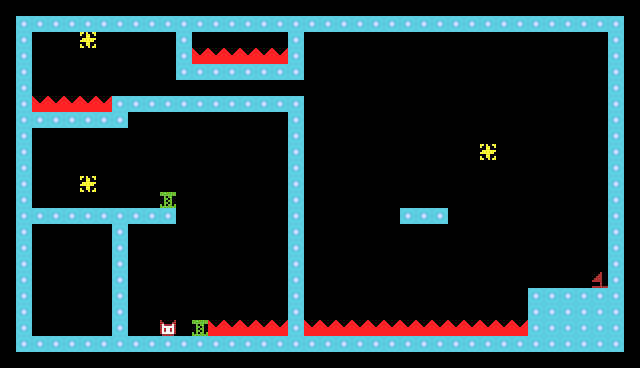

Tiled map render using the project's own tile images. Description and the whole map definition, tile-layer contents included, below:
An orthogonal 40x23 tile map with 16x16 px tiles, 1 tile layer (Tile Layer 2).

<map version="1.10" tiledversion="1.12.1" orientation="orthogonal" renderorder="right-down" width="40" height="23" tilewidth="16" tileheight="16" infinite="0" nextlayerid="3" nextobjectid="1">
 <editorsettings>
  <export target="map1.h" format="c_array" />
 </editorsettings>
 <tileset firstgid="1" source="tiles.tsx" />
 <layer id="2" name="Tile Layer 2" width="40" height="23">
  <data encoding="csv">
0,0,0,0,0,0,0,0,0,0,0,0,0,0,0,0,0,0,0,0,0,0,0,0,0,0,0,0,0,0,0,0,0,0,0,0,0,0,0,0,
0,2,2,2,2,2,2,2,2,2,2,2,2,2,2,2,2,2,2,2,2,2,2,2,2,2,2,2,2,2,2,2,2,2,2,2,2,2,2,0,
0,2,0,0,0,5,0,0,0,0,0,2,0,0,0,0,0,0,2,0,0,0,0,0,0,0,0,0,0,0,0,0,0,0,0,0,0,0,2,0,
0,2,0,0,0,0,0,0,0,0,0,2,1,1,1,1,1,1,2,0,0,0,0,0,0,0,0,0,0,0,0,0,0,0,0,0,0,0,2,0,
0,2,0,0,0,0,0,0,0,0,0,2,2,2,2,2,2,2,2,0,0,0,0,0,0,0,0,0,0,0,0,0,0,0,0,0,0,0,2,0,
0,2,0,0,0,0,0,0,0,0,0,0,0,0,0,0,0,0,0,0,0,0,0,0,0,0,0,0,0,0,0,0,0,0,0,0,0,0,2,0,
0,2,1,1,1,1,1,2,2,2,2,2,2,2,2,2,2,2,2,0,0,0,0,0,0,0,0,0,0,0,0,0,0,0,0,0,0,0,2,0,
0,2,2,2,2,2,2,2,0,0,0,0,0,0,0,0,0,0,2,0,0,0,0,0,0,0,0,0,0,0,0,0,0,0,0,0,0,0,2,0,
0,2,0,0,0,0,0,0,0,0,0,0,0,0,0,0,0,0,2,0,0,0,0,0,0,0,0,0,0,0,0,0,0,0,0,0,0,0,2,0,
0,2,0,0,0,0,0,0,0,0,0,0,0,0,0,0,0,0,2,0,0,0,0,0,0,0,0,0,0,0,5,0,0,0,0,0,0,0,2,0,
0,2,0,0,0,0,0,0,0,0,0,0,0,0,0,0,0,0,2,0,0,0,0,0,0,0,0,0,0,0,0,0,0,0,0,0,0,0,2,0,
0,2,0,0,0,5,0,0,0,0,0,0,0,0,0,0,0,0,2,0,0,0,0,0,0,0,0,0,0,0,0,0,0,0,0,0,0,0,2,0,
0,2,0,0,0,0,0,0,0,0,6,0,0,0,0,0,0,0,2,0,0,0,0,0,0,0,0,0,0,0,0,0,0,0,0,0,0,0,2,0,
0,2,2,2,2,2,2,2,2,2,2,0,0,0,0,0,0,0,2,0,0,0,0,0,0,2,2,2,0,0,0,0,0,0,0,0,0,0,2,0,
0,2,0,0,0,0,0,2,0,0,0,0,0,0,0,0,0,0,2,0,0,0,0,0,0,0,0,0,0,0,0,0,0,0,0,0,0,0,2,0,
0,2,0,0,0,0,0,2,0,0,0,0,0,0,0,0,0,0,2,0,0,0,0,0,0,0,0,0,0,0,0,0,0,0,0,0,0,0,2,0,
0,2,0,0,0,0,0,2,0,0,0,0,0,0,0,0,0,0,2,0,0,0,0,0,0,0,0,0,0,0,0,0,0,0,0,0,0,0,2,0,
0,2,0,0,0,0,0,2,0,0,0,0,0,0,0,0,0,0,2,0,0,0,0,0,0,0,0,0,0,0,0,0,0,0,0,0,0,4,2,0,
0,2,0,0,0,0,0,2,0,0,0,0,0,0,0,0,0,0,2,0,0,0,0,0,0,0,0,0,0,0,0,0,0,2,2,2,2,2,2,0,
0,2,0,0,0,0,0,2,0,0,0,0,0,0,0,0,0,0,2,0,0,0,0,0,0,0,0,0,0,0,0,0,0,2,2,2,2,2,2,0,
0,2,0,0,0,0,0,2,0,0,3,0,6,1,1,1,1,1,2,1,1,1,1,1,1,1,1,1,1,1,1,1,1,2,2,2,2,2,2,0,
0,2,2,2,2,2,2,2,2,2,2,2,2,2,2,2,2,2,2,2,2,2,2,2,2,2,2,2,2,2,2,2,2,2,2,2,2,2,2,0,
0,0,0,0,0,0,0,0,0,0,0,0,0,0,0,0,0,0,0,0,0,0,0,0,0,0,0,0,0,0,0,0,0,0,0,0,0,0,0,0
</data>
 </layer>
</map>
